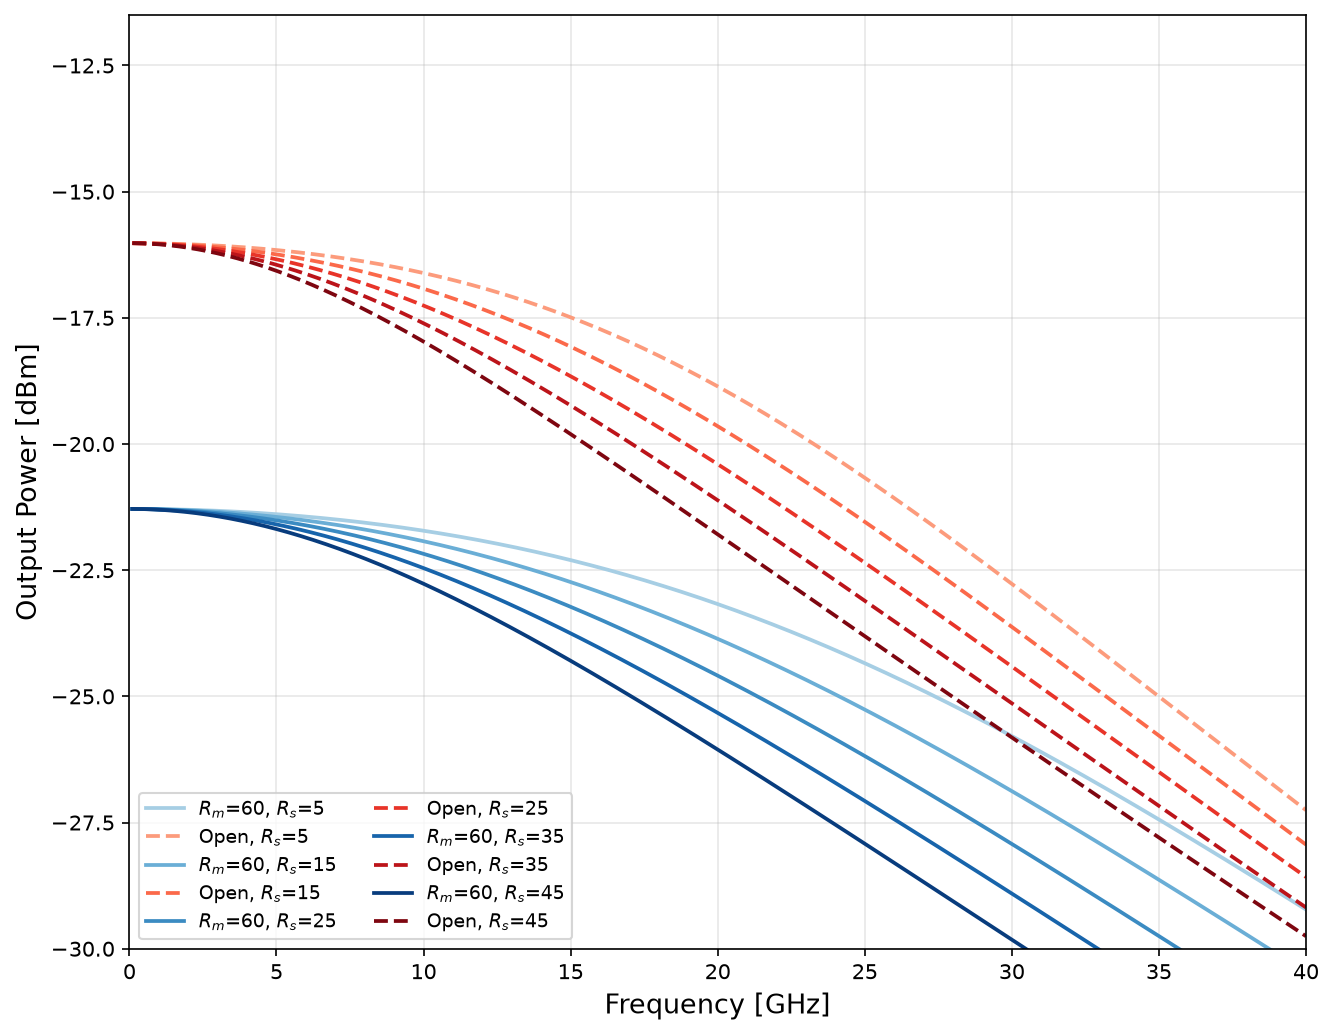

Recreate this plot in Python.
import os, numpy as np
import matplotlib.pyplot as plt
import matplotlib.cm as cm

# ---- locked baseline params ----
C_PD   = 131.0e-15
C_CPW  = 46.53e-15
L_CPW  = 197.9e-12     # total CPW inductance
L_CPW2 = 0.0
L_Rp   = 0.0
R_L    = 50.0
I_ph   = 1.0e-3        # 1 mA (from DC-level match: Open -16 dBm)

# paper H_ph
W_A=480e-9; W_C=980e-9; W=W_A+W_C
tau_A=3.530e-12; tau_C=2.880e-12; tau_R=0.070e-12
def H_ph(w):
    sinc=lambda x: np.sinc(x/np.pi)
    abs_t=W_A*(2+1j*w*tau_R)/(2*(1+1j*w*tau_R))
    col_t=W_C*sinc(w*tau_C/2)*np.exp(-1j*w*tau_C/2)
    return (abs_t+col_t)/(W*(1+1j*w*tau_A))

def _Y_Rp(w,Rp):
    return 0.0 if np.isinf(Rp) else 1.0/(Rp+1j*w*L_Rp)
def H_ckt(w,Rs,Rp):
    Zs=Rs+1j*w*L_CPW2
    Y_A=1j*w*C_CPW+_Y_Rp(w,Rp)+1/(1j*w*L_CPW+R_L)
    return (R_L/(1j*w*L_CPW+R_L))/(1j*w*C_PD+Y_A*(1+1j*w*C_PD*Zs))
def P_dBm(w,Rs,Rp):
    Ht=H_ph(w)*H_ckt(w,Rs,Rp)
    P=np.abs(I_ph*Ht)**2/(2*R_L)
    return 10*np.log10(P/1e-3)

f=np.linspace(0.1e9,40e9,2000); w=2*np.pi*f
Rs_list=[5,15,25,35,45]
n=len(Rs_list)
blues=cm.Blues(np.linspace(0.35,0.95,n))
reds =cm.Reds (np.linspace(0.35,0.95,n))

fig,ax=plt.subplots(figsize=(9,7))
# interleave order to match the original legend layout
out_dir='origin_data_RsRm_sweep'; os.makedirs(out_dir,exist_ok=True)
hdr=['Freq_GHz']; cols=[f/1e9]
for i,Rs in enumerate(Rs_list):
    P60 =P_dBm(w,Rs,60.0)
    Pwo =P_dBm(w,Rs,np.inf)
    ax.plot(f/1e9,P60,'-', color=blues[i],lw=1.8,label=f'$R_m$=60, $R_s$={Rs}')
    ax.plot(f/1e9,Pwo,'--',color=reds[i], lw=1.8,label=f'Open, $R_s$={Rs}')
    hdr += [f'Rm60_Rs{Rs}_dBm', f'Open_Rs{Rs}_dBm']; cols += [P60,Pwo]

ax.set_xlabel('Frequency [GHz]',fontsize=13)
ax.set_ylabel('Output Power [dBm]',fontsize=13)
ax.set_xlim(0,40); ax.set_ylim(-30,-11.5)
ax.grid(True,alpha=0.3)
ax.legend(fontsize=9,ncol=2,loc='lower left')
fig.tight_layout()
fig.savefig('Rs_sweep_Rm_compare.png',dpi=150,bbox_inches='tight')
print('Saved: Rs_sweep_Rm_compare.png')

# export data
data=np.column_stack(cols)
with open(os.path.join(out_dir,'Pout_RsRm_sweep.txt'),'w') as fp:
    fp.write('\t'.join(hdr)+'\n')
    for row in data:
        fp.write('\t'.join(f'{v:.6g}' for v in row)+'\n')
print('Saved: origin_data_RsRm_sweep/Pout_RsRm_sweep.txt')
print(f'\nDC levels check:  Open(Rs=5)={P_dBm(np.array([2*np.pi*0.1e9]),5,np.inf)[0]:.2f} dBm, '
      f'Rm60(Rs=5)={P_dBm(np.array([2*np.pi*0.1e9]),5,60)[0]:.2f} dBm')
